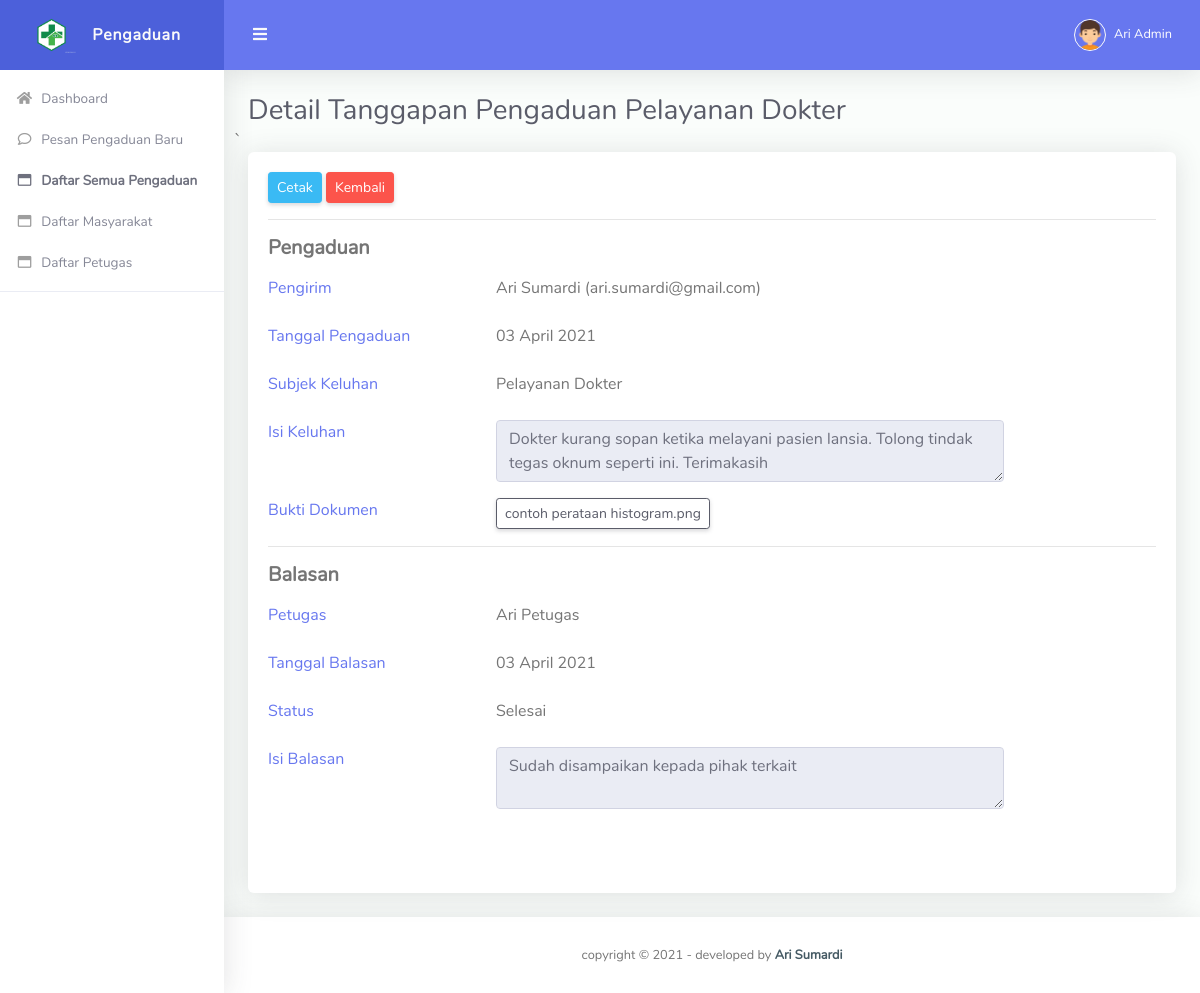
Page /admin/detail-pengaduan.php?id=46 (signed in) on the committed database.
### tables this page shows
CREATE TABLE `tbl_pengaduan` (
  `id_pengaduan` int(10) NOT NULL,
  `subjek_pengaduan` varchar(150) NOT NULL,
  `tgl_pengaduan` date NOT NULL,
  `isi_pengaduan` text NOT NULL,
  `bukti_pengaduan` varchar(100) DEFAULT NULL,
  `balasan_pengaduan` enum('Belum','Proses','Selesai') NOT NULL,
  `id_masyarakat` int(11) NOT NULL
);

CREATE TABLE `tbl_masyarakat` (
  `id_masyarakat` int(11) NOT NULL,
  `nik` varchar(50) NOT NULL,
  `nama` varchar(90) NOT NULL,
  `email` varchar(50) NOT NULL,
  `password` varchar(200) NOT NULL
);

CREATE TABLE `tbl_tanggapan` (
  `id_tanggapan` int(10) NOT NULL,
  `tgl_balas_tanggapan` date NOT NULL,
  `status_tanggapan` enum('Proses','Selesai') NOT NULL,
  `isi_tanggapan` text NOT NULL,
  `id_petugas` int(10) NOT NULL,
  `id_pengaduan` int(10) NOT NULL
);

CREATE TABLE `tbl_petugas` (
  `id_petugas` int(10) NOT NULL,
  `nama` varchar(90) NOT NULL,
  `email` varchar(50) NOT NULL,
  `telepon` varchar(16) NOT NULL,
  `password` varchar(150) NOT NULL,
  `level` enum('Admin','Petugas') NOT NULL
);

### koneksi.php (called while the page is built, shortened)
<?php
function tgl_indo($tanggal){
	$bulan = array (
		1 =>   'Januari',
		'Februari',
		'Maret',
		'April',
		'Mei',
		'Juni',
		'Juli',
		'Agustus',
		'September',
		'Oktober',
		'November',
		'Desember'
	);
	$pecahkan = explode('-', $tanggal);
	return $pecahkan[2] . ' ' . $bulan[ (int)$pecahkan[1] ] . ' ' . $pecahkan[0];
}
?>

### admin/detail-pengaduan.php (the view, shortened to what this page needs)
<?php
  $page = "pengaduan";
  include '../koneksi.php';
  $id = $_GET['id'];
  $data = mysqli_query($koneksi,"select * from tbl_pengaduan JOIN tbl_masyarakat USING (id_masyarakat) where id_pengaduan='$id'");
  $row = mysqli_fetch_array($data)
?>
<!DOCTYPE html>
<html lang="en">
<head>
  <link href="../vendor/fontawesome-free/css/all.min.css" rel="stylesheet" type="text/css">
  <link href="../vendor/bootstrap/css/bootstrap.min.css" rel="stylesheet" type="text/css">
  <link href="../css/ruang-admin.min.css" rel="stylesheet">
  <link href="../vendor/datatables/dataTables.bootstrap4.css"  rel="stylesheet" type="text/css">
</head>
<body id="page-top">
  <div id="wrapper">
    <ul class="navbar-nav sidebar sidebar-light accordion" id="accordionSidebar">
      <a class="sidebar-brand d-flex align-items-center justify-content-center" href="index.php">
        <div class="sidebar-brand-icon">
          <img src="../img/logo/logo2.png">
        </div>
        <div class="sidebar-brand-text mx-3">Pengaduan</div>
      </a>
      <?php include "menu.php"; ?>
      <hr class="sidebar-divider">
    </ul>
    <div id="content-wrapper" class="d-flex flex-column">
      <div id="content">
        <nav class="navbar navbar-expand navbar-light bg-navbar topbar mb-4 static-top">
          <button id="sidebarToggleTop" class="btn btn-link rounded-circle mr-3">
            <i class="fa fa-bars"></i>
          </button>
          <ul class="navbar-nav ml-auto">
            <li class="nav-item dropdown no-arrow">
              <a class="nav-link dropdown-toggle" href="#" id="userDropdown" role="button" data-toggle="dropdown"
                aria-haspopup="true" aria-expanded="false">
                <img class="img-profile rounded-circle" src="../img/boy.png" style="max-width: 60px">
                <span class="ml-2 d-none d-lg-inline text-white small"><?php echo $_SESSION['nama']; ?></span>
              </a>
            </li>
          </ul>
        </nav>
        <div class="container-fluid" id="container-wrapper">
          <div class="d-sm-flex align-items-center justify-content-between mb-0">
            <h1 class="h3 mb-0 text-gray-800">Detail Tanggapan Pengaduan <?php echo $row['subjek_pengaduan'];?></h1>
          </div>
          <div class="row">
         ` <div class="col-lg-12">
              <div class="card mb-4">
                <div class="card-body">
                  <form action="add-pengaduan.php" method="post" enctype="multipart/form-data">
                    <div class="form-group">
                    <a class='btn btn-sm btn-info' href='cetak-pengaduan.php?id=<?php echo $row['id_pengaduan'];?>'> Cetak</a>
                    <a class='btn btn-sm btn-danger' href='daftar-pengaduan.php'> Kembali </a>
                    <hr>
                     <h5 class="text-secondary"><b>Pengaduan</b></h5>
                    </div>
                    <div class="form-group row">
                      <div class="col-lg-3">
                        <label for="tgl" class="text-primary">Pengirim</label>
                      </div>
                      <div class="col-lg-7">
                       <label class="text-default"><?php echo $row['nama'] ;?> (<?php echo $row['email'] ;?>) </label>
                      </div>
                    </div>
                    <div class="form-group row">
                      <div class="col-lg-3">
                        <label for="tgl" class="text-primary">Tanggal Pengaduan</label>
                      </div>
                      <div class="col-lg-7">
                       <label class="text-default"><?php echo tgl_indo($row['tgl_pengaduan']);?> </label>
                      </div>
                    </div>
                    <div class="form-group row">
                      <div class="col-lg-3">
                       <label for="subjek" class="text-primary">Subjek Keluhan</label>
                      </div>
                      <div class="col-lg-7">
                       <label class="text-default"><?php echo $row['subjek_pengaduan'];?> </label>
                      </div>
                    </div>
                    <div class="form-group row">
                      <div class="col-lg-3">
                       <label for="subjek" class="text-primary">Isi Keluhan</label>
                      </div>
                      <div class="col-lg-7">
                      <textarea class="form-control" readonly><?php echo $row['isi_pengaduan'];?> </textarea>
                      </div>
                    </div>
                    <div class="form-group row">
                      <div class="col-lg-3">
                       <label for="subjek" class="text-primary">Bukti Dokumen</label>
                      </div>
                      <div class="col-lg-7">
                       <button type="button" class="btn btn-outline-dark btn-sm" data-toggle="modal" data-target="#exampleModal"
                    id="#myBtn"><?php echo $row['bukti_pengaduan'];?></button>
                      </div>
                    </div>
                    <hr>
                  <?php
                    $d = mysqli_query($koneksi,"select * from tbl_tanggapan JOIN tbl_petugas USING(id_petugas) where id_pengaduan='$id'");
                    $r = mysqli_fetch_array($d);
                    $cek = mysqli_num_rows($d);
                    if ($cek == 0){
                      echo "<div class='alert alert-danger' role='alert'>
                      <i class='fa fa-3x fa-frown'></i><br>
                      <b> Maaf belum ada balasan.</b>
                      </div>";
                    }
                    else {
                  ?>
                  <div class="form-group">
                     <h5 class="text-secondary"><b>Balasan</b></h5>
                    </div>
                    <div class="form-group row">
                      <div class="col-lg-3">
                        <label for="tgl" class="text-primary">Petugas</label>
                      </div>
                      <div class="col-lg-7">
                       <label class="text-default"><?php echo $r['nama'];?> </label>
                      </div>
                    </div>
                    <div class="form-group row">
                      <div class="col-lg-3">
                        <label for="tgl" class="text-primary">Tanggal Balasan</label>
                      </div>
                      <div class="col-lg-7">
                       <label class="text-default"><?php echo tgl_indo($r['tgl_balas_tanggapan']);?> </label>
                      </div>
                    </div>
                    <div class="form-group row">
                      <div class="col-lg-3">
                       <label for="subjek" class="text-primary">Status</label>
                      </div>
                      <div class="col-lg-7">
                       <label class="text-default"><?php echo $r['status_tanggapan'];?> </label>
                      </div>
                    </div>
                    <div class="form-group row">
                      <div class="col-lg-3">
                       <label for="subjek" class="text-primary">Isi Balasan</label>
                      </div>
                      <div class="col-lg-7">
                       <textarea class="form-control" readonly><?php echo $r['isi_tanggapan'];?> </textarea>
                      </div>
                    </div>
                    </div>
                    <br>
                    <br>
                  <?php } ?>
                </div>
              </div>
          </div>
        </div>
      </div>
      <footer class="sticky-footer bg-white">
        <div class="container my-auto">
          <div class="copyright text-center my-auto">
            <span>copyright &copy; <script> document.write(new Date().getFullYear()); </script> - developed by
            <b><a href="">Ari Sumardi</a></b>
            </span>
          </div>
        </div>
      </footer>
    </div>
  </div>
</body>
</html>

### admin/menu.php (shortened to what this page needs)
<?php if($_SESSION['level']=="Admin"){?>
<li <?php if($page == "Dashboard") echo "class='nav-item active'";
else
echo "class='nav-item'";
?>>
  <a class="nav-link" href="index-admin.php">
    <i class="fas fa-fw fa-home"></i>
    <span>Dashboard</span></a>
</li>
<?php }?>
<li <?php if($page == "pesan") echo "class='nav-item active'";
else
echo "class='nav-item'";
?>>
<a class="nav-link collapsed" href="pesan-pengaduan.php">
    <i class="far fa-fw fa-comment"></i>
    <span>Pesan Pengaduan Baru</span>
  </a>
</li>
<li <?php if($page == "pengaduan") echo "class='nav-item active'";
else
echo "class='nav-item'";
?>>
        <a class="nav-link collapsed" href="daftar-pengaduan.php">
    <i class="far fa-fw fa-window-maximize"></i>
    <span>Daftar Semua Pengaduan</span>
  </a>
</li>
<li <?php if($page == "masyarakat") echo "class='nav-item active'";
else
echo "class='nav-item'";
?>>
        <a class="nav-link collapsed" href="daftar-masyarakat.php">
    <i class="far fa-fw fa-window-maximize"></i>
    <span>Daftar Masyarakat</span>
  </a>
</li>
<?php if($_SESSION['level']=="Admin"){?>
<li <?php if($page == "petugas") echo "class='nav-item active'";
else
echo "class='nav-item'";
?>>
        <a class="nav-link collapsed" href="daftar-petugas.php">
    <i class="far fa-fw fa-window-maximize"></i>
    <span>Daftar Petugas</span>
  </a>
</li>
<?php } ?>

### rows in the picture
tbl_pengaduan: subjek_pengaduan "Pelayanan Dokter", id_masyarakat.nama "Ari Sumardi", id_masyarakat.email "ari.sumardi@gmail.com", tgl_pengaduan "03 April 2021", isi_pengaduan "Dokter kurang sopan ketika melayani pasien lansia. Tolong tindak tegas oknum seperti ini. Terimakasih", bukti_pengaduan "contoh perataan histogram.png"
tbl_tanggapan: id_petugas.nama "Ari Petugas", tgl_balas_tanggapan "03 April 2021", status_tanggapan "Selesai", isi_tanggapan "Sudah disampaikan kepada pihak terkait"

### other values in the picture
$_SESSION['nama'] "Ari Admin"
